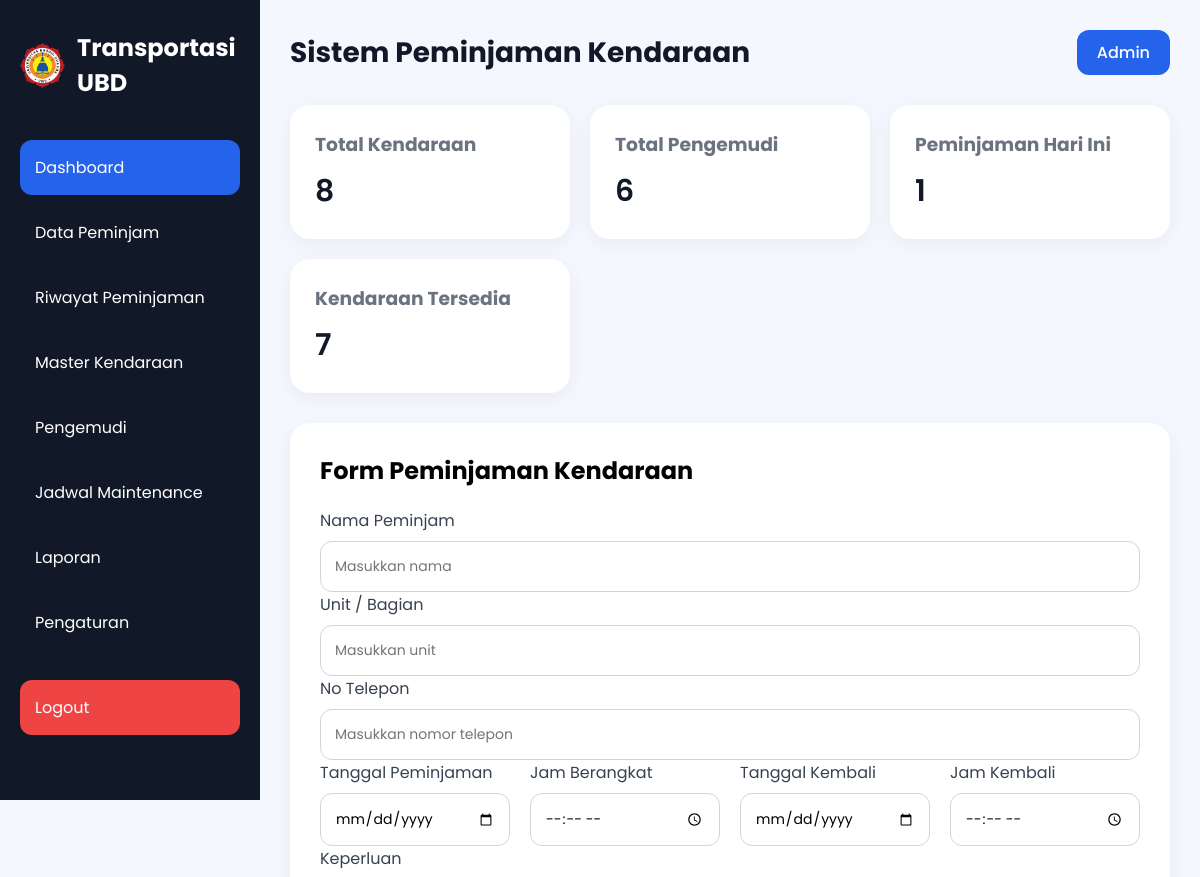
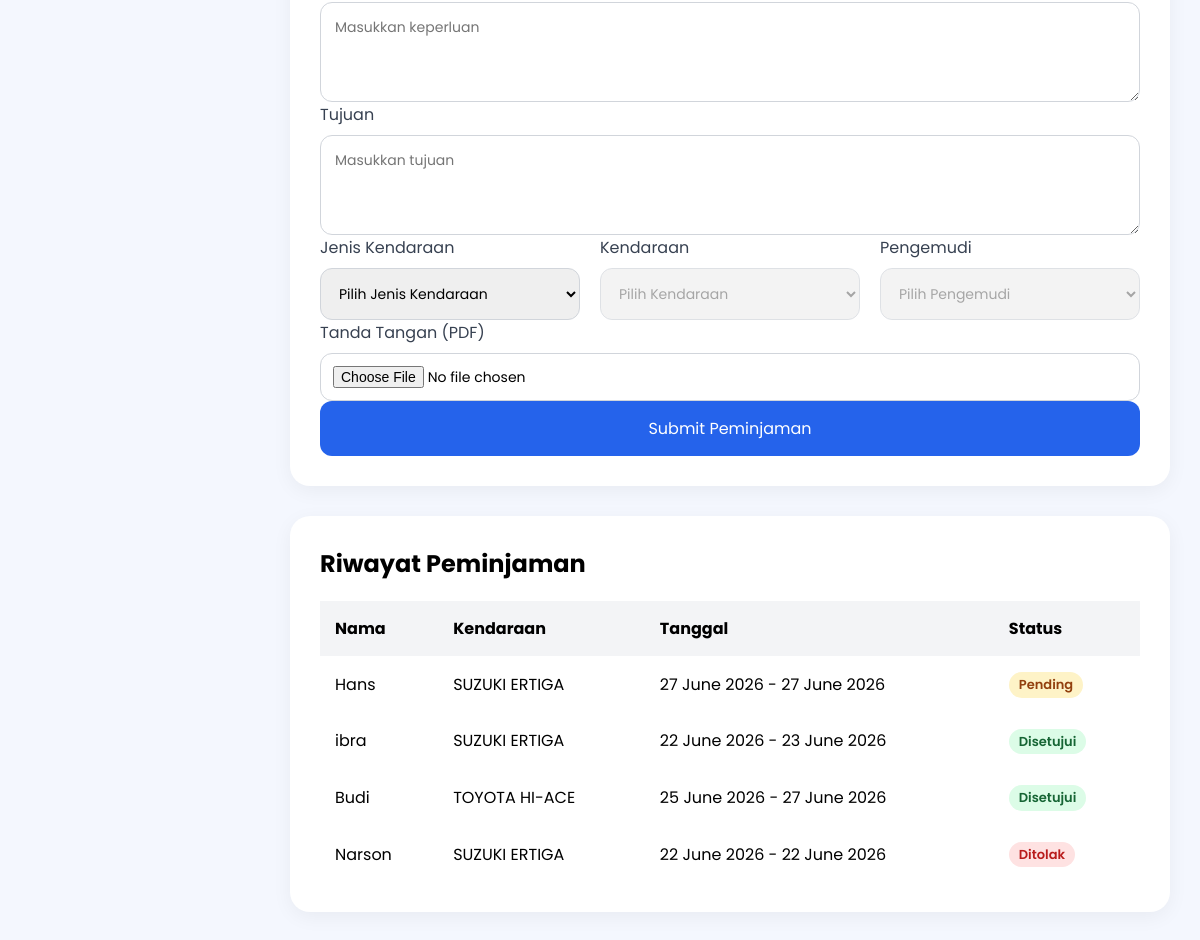
Screenshot of /index.php (signed in) with the database file from the repository (2 pictures, top to bottom).
### tables this page shows
CREATE TABLE `riwayat` (
  `id` int(11) NOT NULL,
  `nama_peminjam` varchar(100) NOT NULL,
  `kendaraan` varchar(100) NOT NULL,
  `pengemudi` varchar(100) NOT NULL,
  `tanggal_pinjam` date NOT NULL,
  `jam_berangkat` time NOT NULL,
  `tanggal_kembali` date NOT NULL,
  `jam_kembali` time NOT NULL,
  `keperluan` text NOT NULL,
  `tujuan` text NOT NULL,
  `status` enum('disetujui','pending','ditolak') DEFAULT 'pending',
  `file_pdf` varchar(255) DEFAULT NULL,
  `created_at` timestamp NOT NULL DEFAULT current_timestamp()
);

CREATE TABLE `kendaraan` (
  `id_kendaraan` int(11) NOT NULL,
  `merk_jenis` varchar(100) NOT NULL,
  `tahun` int(11) NOT NULL,
  `no_polisi` varchar(15) NOT NULL,
  `tgl_pajak_stnk` varchar(30) DEFAULT NULL,
  `jenis` enum('Mobil','Motor') NOT NULL,
  `status` varchar(20) NOT NULL DEFAULT 'siap'
);

### index.php (the view, shortened to what this page needs)
<?php
require_once "config/koneksi.php";
$qTotalKendaraan = mysqli_query($conn, "SELECT COUNT(*) AS total FROM kendaraan");
$totalKendaraan = mysqli_fetch_assoc($qTotalKendaraan);
$qTotalSupir = mysqli_query($conn, "SELECT COUNT(*) AS total FROM supir");
$totalSupir = mysqli_fetch_assoc($qTotalSupir);
$qHariIni = mysqli_query($conn,"
    SELECT COUNT(*) AS total
    FROM riwayat
    WHERE tanggal_pinjam = CURDATE()
");
$hariIni = mysqli_fetch_assoc($qHariIni);
$qTersedia = mysqli_query($conn, "
SELECT COUNT(*) AS total
FROM kendaraan k
WHERE
NOT EXISTS (
    SELECT 1
    FROM riwayat r
    WHERE r.kendaraan = k.no_polisi
      AND r.status = 'disetujui'
      AND NOW() BETWEEN
          CONCAT(r.tanggal_pinjam,' ',r.jam_berangkat)
      AND
          CONCAT(r.tanggal_kembali,' ',r.jam_kembali)
)
AND
NOT EXISTS (
    SELECT 1
    FROM jadwal_ganti_oli_kendaraan_operasional j
    WHERE j.id_kendaraan = k.id_kendaraan
      AND j.status = 'Maintenance'
);
");
$totalTersedia = mysqli_fetch_assoc($qTersedia);
$queryRiwayat = mysqli_query($conn,"
    SELECT
        r.*,
        k.merk_jenis
    FROM riwayat r
    LEFT JOIN kendaraan k
        ON r.kendaraan = k.no_polisi
    ORDER BY r.id DESC
");
?>
<!DOCTYPE html>
<html lang="id">
<head>
    <link rel="stylesheet" href="style.css">
</head>
<body>
<div class="container">
    <div class="sidebar">
        <div class="logo">
    <img
        src="logo ubd.png"
        alt="Logo UBD"
        class="logo-img"
    >
    <h2>Transportasi UBD</h2>
</div>
        <ul class="menu">
            <li class="active">
                    <a href="index.php">Dashboard</a>
                </li>
                <li>
                    <a href="data-peminjam.php">Data Peminjam</a>
                </li>
                <li>
                    <a href="riwayat.php">Riwayat Peminjaman</a>
                </li>
                <li>
                    <a href="kendaraan.php">Master Kendaraan</a>
                </li>
                <li>
                    <a href="pengemudi.php">Pengemudi</a>
                </li>
                <li>
                    <a href="jadwal.php">Jadwal Maintenance</a>
                </li>
                <li>
                    <a href="laporan.php"> Laporan</a>
                </li>
                <li>
                    <a href="pengaturan.php">Pengaturan</a>
                </li>
                <li class="logout-menu">
                    <a href="proses/logout.php">Logout</a>
                </li>
            </ul>
    </div>
    <div class="main-content">
        <div class="navbar">
            <h1>Sistem Peminjaman Kendaraan</h1>
            <div class="profile">
                <a href="LOGIN.php">Admin</a>
            </div>
        </div>
        <div class="cards">
            <div class="card">
                <h3>Total Kendaraan</h3>
                <p><?= $totalKendaraan['total']; ?></p>
            </div>
            <div class="card">
                <h3>Total Pengemudi</h3>
                <p><?= $totalSupir['total']; ?></p>
            </div>
            <div class="card">
                <h3>Peminjaman Hari Ini</h3>
                <p><?= $hariIni['total']; ?></p>
            </div>
            <div class="card">
                <h3>Kendaraan Tersedia</h3>
                <p><?= $totalTersedia['total']; ?></p>
            </div>
        </div>
        <div class="form-container">
            <h2>Form Peminjaman Kendaraan</h2>
            <form action="proses/simpan_peminjaman.php" method="POST" enctype="multipart/form-data">
                <div class="input-group">
                    <label>Nama Peminjam</label>
                    <input
                    type="text"
                    name="nama_peminjam"
                    placeholder="Masukkan nama"
                    required>
                </div>
                <div class="input-group">
                    <label>Unit / Bagian</label>
                    <input
                    type="text"
                    name="unit"
                    placeholder="Masukkan unit"
                    required>
                </div>
                <div class="input-group">
                    <label>No Telepon</label>
                    <input
                    type="text"
                    name="no_telepon"
                    placeholder="Masukkan nomor telepon"
                    required>
                </div>
                <div class="row">
                    <div class="input-group">
                        <label>Tanggal Peminjaman</label>
                        <input
                        type="date"
                        id="tanggal_pinjam"
                        name="tanggal_pinjam"
                        required>
                    </div>
                    <div class="input-group">
                        <label>Jam Berangkat</label>
                        <input
                        type="time"
                        id="jam_berangkat"
                        name="jam_berangkat"
                        required>
                    </div>
                    <div class="input-group">
                        <label>Tanggal Kembali</label>
                        <input
                        type="date"
                        id="tanggal_kembali"
                        name="tanggal_kembali"
                        required>
                    </div>
                    <div class="input-group">
                        <label>Jam Kembali</label>
                        <input
                        type="time"
                        id="jam_kembali"
                        name="jam_kembali"
                        required>
                    </div>
                </div>
                <div class="input-group">
                    <label>Keperluan</label>
                    <textarea
                        name="keperluan"
                        placeholder="Masukkan keperluan"
                        required
                    ></textarea>
                </div>
                <div class="input-group">
                    <label>Tujuan</label>
                    <textarea
                        name="tujuan"
                        placeholder="Masukkan tujuan"
                        required
                    ></textarea>
                </div>
                <div class="row">
                    <div class="input-group">
                        <label>Jenis Kendaraan</label>
                        <select id="jenisKendaraan" name="jenis" required>
                            <option value="">Pilih Jenis Kendaraan</option>
                        </select>
                    </div>
                    <div class="input-group">
                        <label>Kendaraan</label>
                        <select id="kendaraanSelect" name="kendaraan" disabled required>
                            <option value="">Pilih Kendaraan</option>
                        </select>
                    </div>
                    <div class="input-group">
                        <label>Pengemudi</label>
                        <select id="pengemudiSelect" name="pengemudi" disabled required>
                            <option value="">Pilih Pengemudi</option>
                        </select>
                    </div>
                </div>
                <div class="input-group">
                    <label>Tanda Tangan (PDF)</label>
                    <input
                        type="file"
                        id="signatureInput"
                        name="surat_pdf"
                        accept=".pdf,application/pdf"
                        required
                    >
                </div>
                <button type="submit" class="btn-1">
                    Submit Peminjaman
                </button>
            </form>
        </div>
        <div class="table-container">
            <h2>Riwayat Peminjaman</h2>
            <table>
                <thead>
                    <tr>
                        <th>Nama</th>
                        <th>Kendaraan</th>
                        <th>Tanggal</th>
                        <th>Status</th>
                    </tr>
                </thead>
                <tbody>
                    <?php
                    while ($r = mysqli_fetch_assoc($queryRiwayat)) :
                    ?>
                    <tr>
                        <td><?= $r['nama_peminjam']; ?></td>
                        <td><?= $r['merk_jenis']; ?></td>
                        <td>
                            <?= date('d F Y', strtotime($r['tanggal_pinjam'])); ?>
                            -
                            <?= date('d F Y', strtotime($r['tanggal_kembali'])); ?>
                        </td>
                        <td>
                            <?php if($r['status'] == 'disetujui'): ?>
                                <span class="badge success">
                                    Disetujui
                                </span>
                            <?php elseif($r['status'] == 'pending'): ?>
                                <span class="badge pending">
                                    Pending
                                </span>
                            <?php else: ?>
                                <span class="badge maintenance">
                                    Ditolak
                                </span>
                            <?php endif; ?>
                        </td>
                    </tr>
                    <?php endwhile; ?>
            </table>
        </div>
    </div>
</div>
</body>
</html>

### style.css (style rules this page uses)
* { margin:0; padding:0; box-sizing:border-box; font-family:'Poppins', sans-serif; }
body { background:#f4f7fe; }
.container { display:flex; }
.sidebar { width:260px; height:100vh; background:#111827; color:white; padding:30px 20px; position:fixed; }
.logo { display:flex; align-items:center; gap:12px; margin-bottom:40px; }
.logo-img { width:45px; height:45px; object-fit:contain; }
.logo h2 { font-size:24px; }
.menu { list-style:none; }
.menu li { padding:15px; margin-bottom:10px; border-radius:12px; cursor:pointer; transition:0.3s; }
.menu .active { background:#2563eb; }
.main-content { margin-left:260px; width:100%; padding:30px; }
.navbar { display:flex; justify-content:space-between; align-items:center; margin-bottom:30px; }
.navbar h1 { font-size:28px; color:#111827; }
.profile { background:#2563eb; padding:10px 20px; border-radius:12px; }
.profile a { color:white; text-decoration:none; font-weight:500; display:block; }
.cards { display:grid; grid-template-columns:repeat(auto-fit,minmax(220px,1fr)); gap:20px; margin-bottom:30px; }
.card { background:white; padding:25px; border-radius:20px; box-shadow:0 5px 20px rgba(0,0,0,0.05); }
.card h3 { color:#6b7280; margin-bottom:10px; }
.card p { font-size:30px; font-weight:600; color:#111827; }
.form-container { background:white; padding:30px; border-radius:20px; box-shadow:0 5px 20px rgba(0,0,0,0.05); margin-bottom:30px; }
.form-container h2 { margin-bottom:20px; }
.input-group { display:flex; flex-direction:column; width:100%; min-width:0; }
.input-group label { margin-bottom:8px; color:#374151; }
.input-group input, .input-group textarea, .input-group select { width:100%; max-width:100%; padding:14px; border:1px solid #d1d5db; border-radius:12px; outline:none; font-size:14px; box-sizing:border-box; }
.input-group textarea { height:100px; }
.row { display:flex; gap:20px; }
.btn-1 { width:100%; padding:15px; border:none; background:#2563eb; color:white; border-radius:12px; font-size:16px; cursor:pointer; transition:0.3s; }
.table-container { background:white; padding:30px; border-radius:20px; box-shadow:0 5px 20px rgba(0,0,0,0.05); }
.table-container h2 { margin-bottom:20px; }
table { width:100%; border-collapse:collapse; }
table th, table td { padding:15px; text-align:left; }
table th { background:#f3f4f6; }
.menu li a { text-decoration: none; color: white; display: block; width: 100%; }
input[type="file"] { padding:12px; border:1px solid #d1d5db; border-radius:12px; background:white; cursor:pointer; }
.logout-menu { margin-top:30px; background:#ef4444; border-radius:12px; }
.logout-menu a { color:white; text-decoration:none; display:block; }
.badge { display:inline-block; padding:5px 10px; border-radius:20px; font-size:13px; font-weight:600; line-height:1.2; }
.success { background:#dcfce7; color:#166534; }
.pending { background:#fef3c7; color:#92400e; }
.maintenance { background:#fee2e2; color:#b91c1c; }

### rows the page displays
riwayat: nama_peminjam "Hans", kendaraan.merk_jenis "SUZUKI ERTIGA", tanggal_pinjam "27 June 2026", tanggal_kembali "27 June 2026", status "Pending"
riwayat: nama_peminjam "ibra", kendaraan.merk_jenis "SUZUKI ERTIGA", tanggal_pinjam "22 June 2026", tanggal_kembali "23 June 2026", status "Disetujui"
riwayat: nama_peminjam "Budi", kendaraan.merk_jenis "TOYOTA HI-ACE", tanggal_pinjam "25 June 2026", tanggal_kembali "27 June 2026", status "Disetujui"
riwayat: nama_peminjam "Narson", kendaraan.merk_jenis "SUZUKI ERTIGA", tanggal_pinjam "22 June 2026", tanggal_kembali "22 June 2026", status "Ditolak"

### other values shown
$totalKendaraan['total'] "8"
$totalSupir['total'] "6"
$hariIni['total'] "1"
$totalTersedia['total'] "7"
